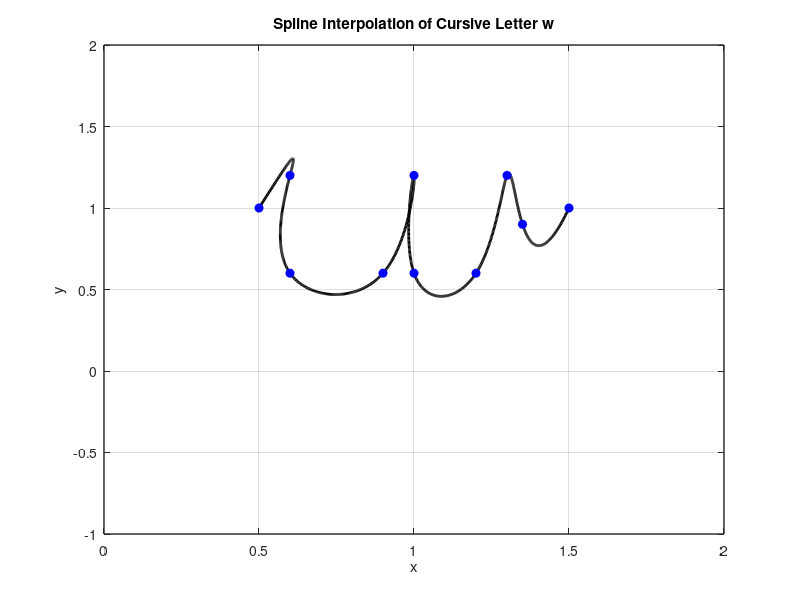

This figure's MATLAB source:
x = [0.5 0.6 0.6 0.9 1 1 1.2 1.3 1.35 1.5];
y = [1 1.2 0.6 0.6 1.2 0.6 0.6 1.2 0.9 1];

n = length(x);
t = 0:n-1; % Parametric coordinate t
tt = 0:0.01:n-1; % More dense coordinate tt for spline interpolation

% Compute spline interpolation
xx = spline(t, x, tt);
yy = spline(t, y, tt);

% Plot settings
figure(1)
plot(xx, yy, 'k', 'LineWidth', 2) % plot spline
hold on
plot(x, y, 'bo', 'MarkerFaceColor', 'b') % plot data points
axis([0 2 -1 2])
grid on
title('Spline Interpolation of Cursive Letter w')
xlabel('x')
ylabel('y')
set(gca, 'FontSize', 10, 'LineWidth', 1)
grid on